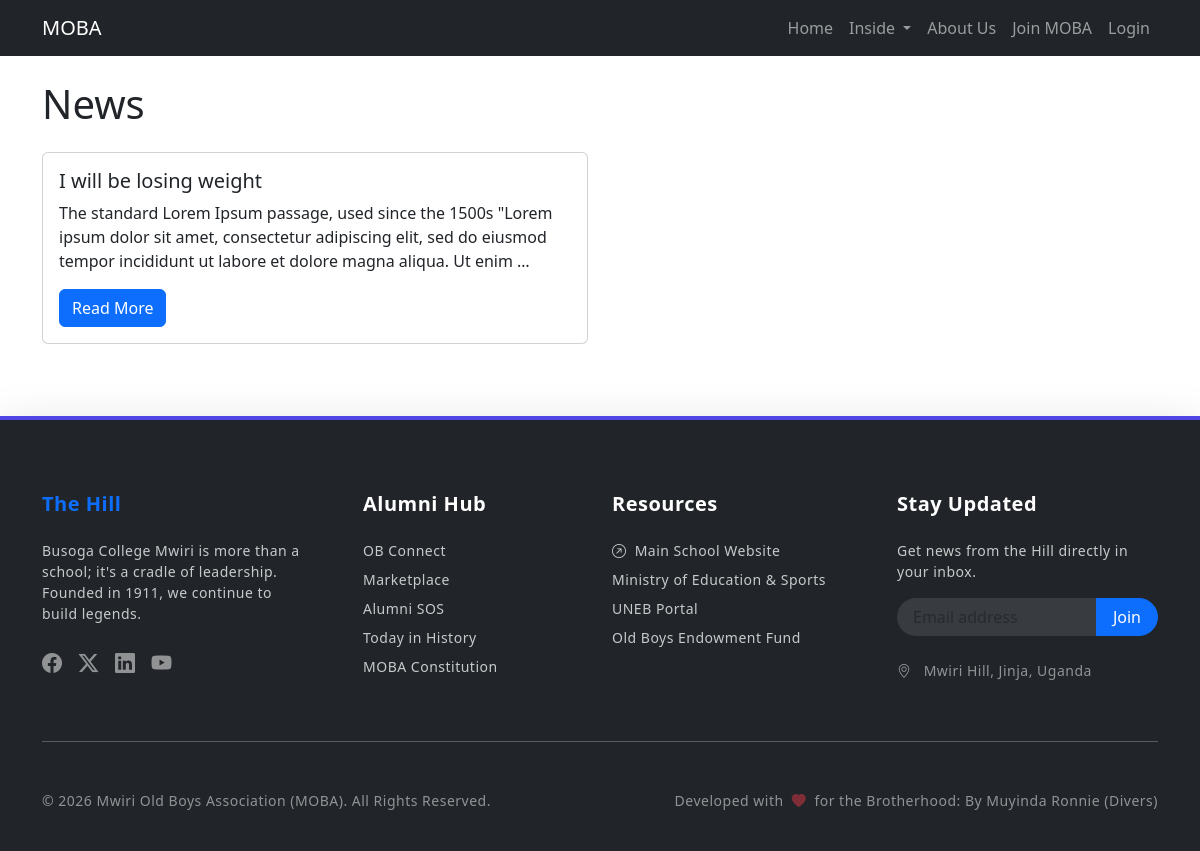
/content/news/, run on an earlier commit of the app's database.
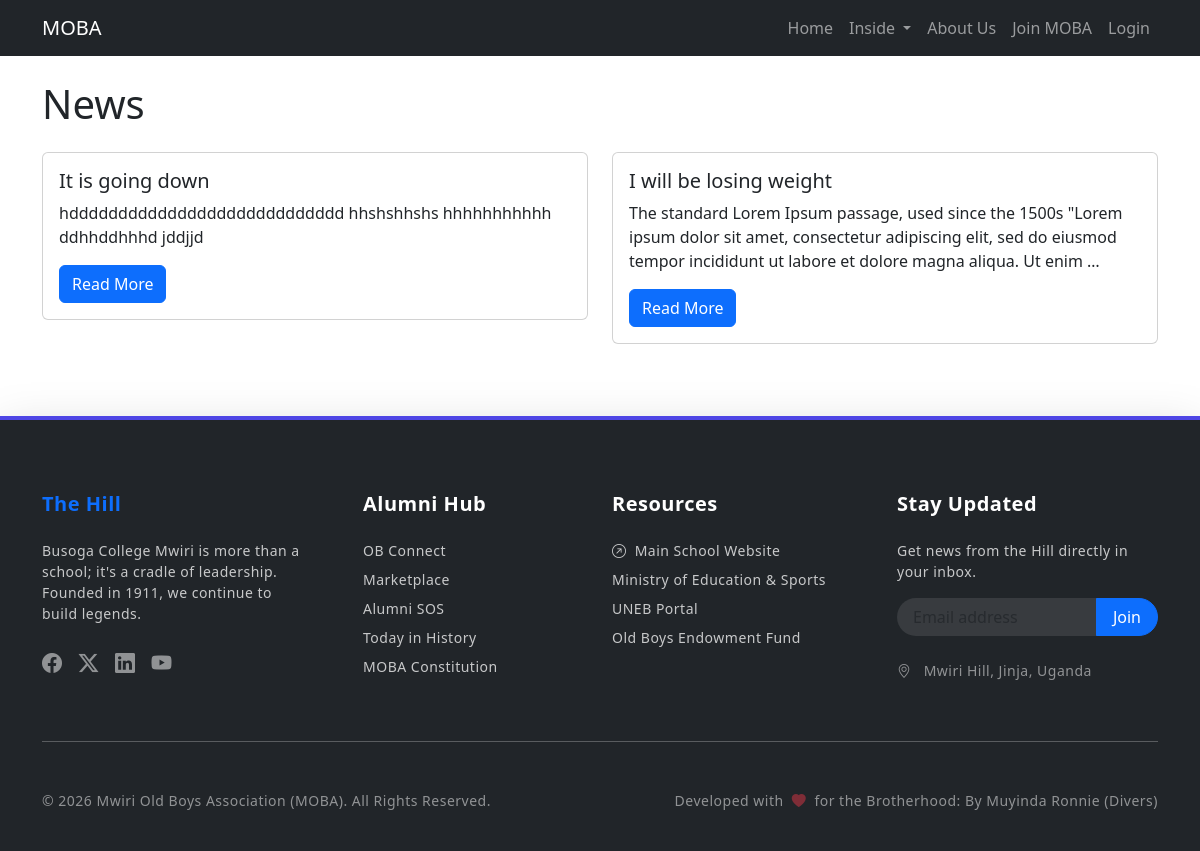
And on a later commit of the database.
### content/models.py (models this page shows, shortened)
class News(models.Model):
    title = models.CharField(max_length=200)
    slug = models.SlugField(unique=True)
    hero_image = models.ImageField(upload_to='news_images/', blank=True, null=True)
    content = models.TextField()
    author = models.ForeignKey(settings.AUTH_USER_MODEL, on_delete=models.CASCADE)
    category = models.ForeignKey(Category, on_delete=models.SET_NULL, null=True, blank=True, related_name='news')
    is_featured = models.BooleanField(default=False)
    created_at = models.DateTimeField(auto_now_add=True)
    updated_at = models.DateTimeField(auto_now=True)

### content/views.py (the view)
# urls.py: path('news/', views.news_list, name='news'),
def news_list(request):
    news = News.objects.all().order_by('-created_at')
    return render(request, 'content/news_list.html', {'news': news})

### content/templates/content/news_list.html
{% extends "base.html" %}
{% block content %}
    <div class="container">
        <h1 class="my-4">News</h1>
        <div class="row">
            {% for item in news %}
                <div class="col-md-6 mb-4">
                    <div class="card">
                        <div class="card-body">
                            <h5 class="card-title">{{ item.title }}</h5>
                            <p class="card-text">{{ item.content|truncatewords:30 }}</p>
                            <a href="{% url 'news_detail' pk=item.pk %}" class="btn btn-primary">Read More</a>
                        </div>
                    </div>
                </div>
            {% endfor %}
        </div>
    </div>
{% endblock %}

What changed in the data, as far as the page shows it:
added News: title "It is going down", content "hdddddddddddddddddddddddddddd hhshshhshs hhhhhhhhhhh ddhhddhhhd jddjjd"
